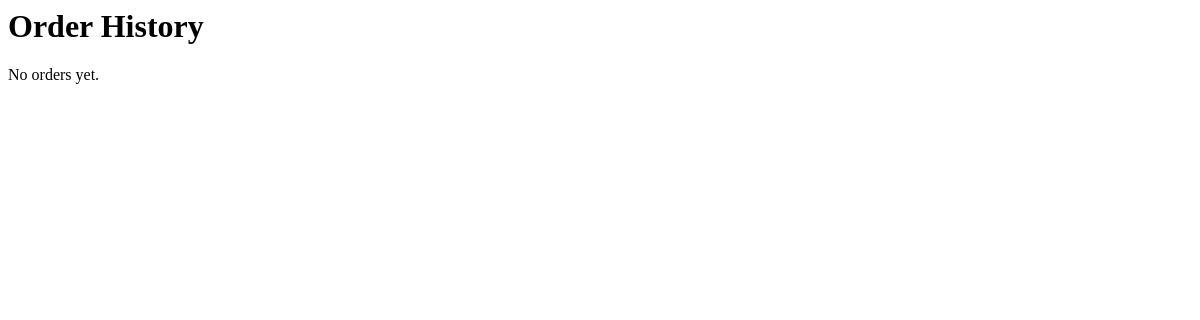
The page /history/ (signed in) on the database as committed earlier.
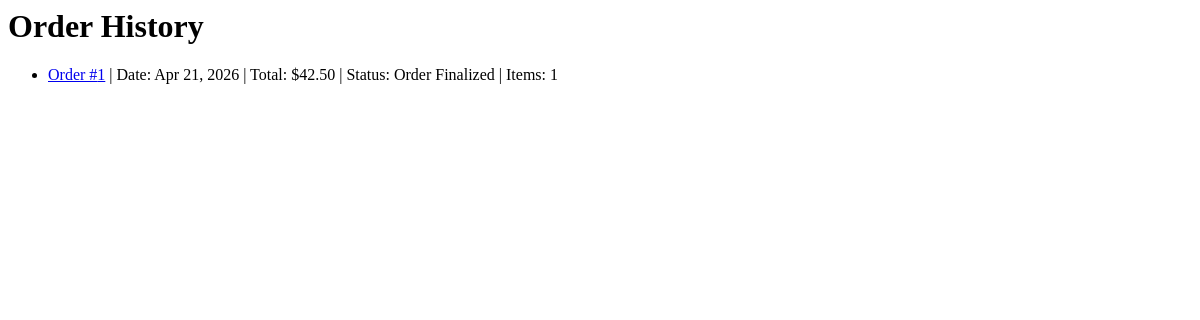
The same page on the database as committed later.
### main/models.py (models this page shows, shortened)
class ShoppingListSession(models.Model):
    STATUS_CHOICES = {
        "NS": "Not Started",
        "IP": "In Progress",
        "C": "Completed",
    }
    ORDER_STATUS_CHOICES = [
        ("P", "Pending"),
        ("OF", "Order Finalized"),
        ("D", "Delivered"),
    ]
    DELIVERY_CHOICES = {
        "P": "Pickup",
        "D": "Delivery",
    }
    user = models.ForeignKey(
        User, on_delete=models.CASCADE, related_name="shopping_sessions"
    )
    conversation = models.ForeignKey(
        ChatConversation,
        on_delete=models.CASCADE,
        related_name="shopping_sessions",
    )
    recipes = models.ManyToManyField(
        Recipe, blank=True, related_name="shopping_sessions"
    )
    total_cost = models.DecimalField(max_digits=10, decimal_places=2, default=0.00)
    status = models.CharField(max_length=2, choices=STATUS_CHOICES, default="NS")
    order_status = models.CharField(
        max_length=2, choices=ORDER_STATUS_CHOICES, default="P", blank=True
    )
    delivery_method = models.CharField(
        max_length=1, choices=DELIVERY_CHOICES, blank=True, default=""
    )
    ucp_transaction_id = models.CharField(max_length=100, blank=True, default="")
    created_at = models.DateTimeField(auto_now_add=True)
    completed_at = models.DateTimeField(null=True, blank=True)

### main/views.py (the view)
# urls.py: path("history/", views.history_view, name="history"),
def history_view(request):
    if request.user.is_authenticated:
        orders = ShoppingListSession.objects.filter(
            user=request.user, order_status__in=["OF", "D"]
        ).order_by("-id")
    else:
        orders = ShoppingListSession.objects.none()
    return render(request, "main/history/history.html", {"orders": orders})

### main/templates/main/history/history.html
<h1>Order History</h1>
{% if orders %}
  <ul>
    {% for order in orders %}
      <li>
        <a href="/orders/{{ order.id }}/">Order #{{ order.id }}</a>
        | Date:
        {% if order.created_at %}
          {{ order.created_at|date:"M d, Y" }}
        {% else %}
          N/A
        {% endif %}
        | Total: ${{ order.total_cost }}
        | Status: {{ order.get_order_status_display }}
        | Items: {{ order.items.count }}
      </li>
    {% endfor %}
  </ul>
{% else %}
  <p>No orders yet.</p>
{% endif %}

Rows that differ between the two databases and show on the page:
added ShoppingListSession: id "1", created_at "Apr 21, 2026", total_cost "42.50", order_status "Order Finalized", items.count "1"
Other text that changed with them:
text no longer shown: "No orders yet."
